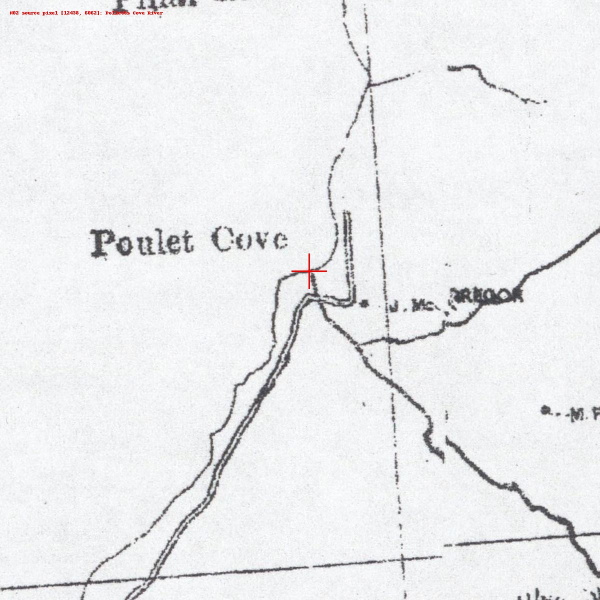
#> input picture reports/church/physical-review-20260912/N02-source-review.jpg, 1200 x 1200 px (shown at 1/2 size)
$ python -i detect_lattice.py   (imports and definitions only)
#> lines starting #> are read from the running program, lines starting #| are printed output that depends on the picture
"""Detect the long, regular engraved graticule rules in a Fletcher scan."""

from __future__ import annotations

import argparse
import json
import pathlib


# [68 lines left out: functions cluster_candidates, select_regular_positions, not called in this run]


def detect(source: pathlib.Path, scale: float = 0.25) -> dict:
#> called with scale = 0.25
    import cv2
    import numpy as np

    image = cv2.imread(str(source), cv2.IMREAD_GRAYSCALE)
#> image: shape (1200, 1200); min 48, max 255, mean 236.8
    if image is None:
        raise ValueError(f"could not read {source}")
    reduced = cv2.resize(image, None, fx=scale, fy=scale)
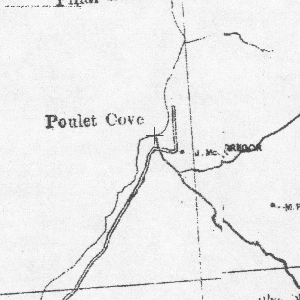
#> reduced: shape (300, 300); min 61, max 255, mean 236.9
    height, width = reduced.shape
#> height = 300; width = 300
    edges = cv2.Canny(reduced, 50, 120)
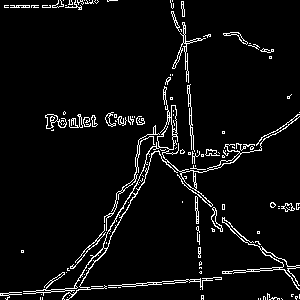
#> edges: shape (300, 300); 5% white in thin lines or dots
    lines = cv2.HoughLinesP(
        edges,
        1,
        np.pi / 1800,
        threshold=250,
        minLineLength=min(width, height) // 2,
        maxLineGap=80,
    )
#> lines = None
    if lines is None:
#> (the run stopped early here; a loop or call above may not have finished)

$ run again, on reports/church/physical-review-20260912/N04-source-review.jpg
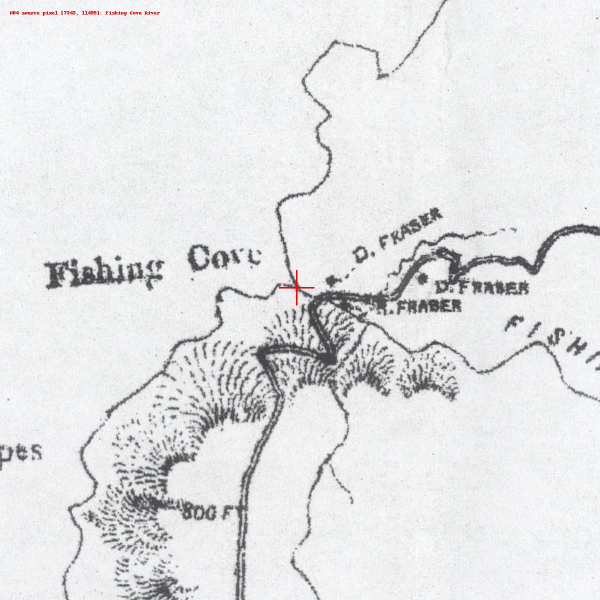
#> input picture reports/church/physical-review-20260912/N04-source-review.jpg, 1200 x 1200 px (shown at 1/2 size)
#> in detect, `reduced = cv2.resize(image, None, fx=scale, fy=scale)`:
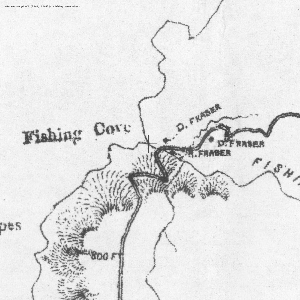
#> reduced: shape (300, 300); min 61, max 254, mean 228.4
#> in detect, `edges = cv2.Canny(reduced, 50, 120)`:
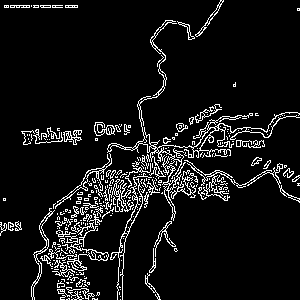
#> edges: shape (300, 300); 8.1% white in thin lines or dots
#> lines = None

$ run again, on reports/church/physical-review-20260912/N02-reference-review.jpg
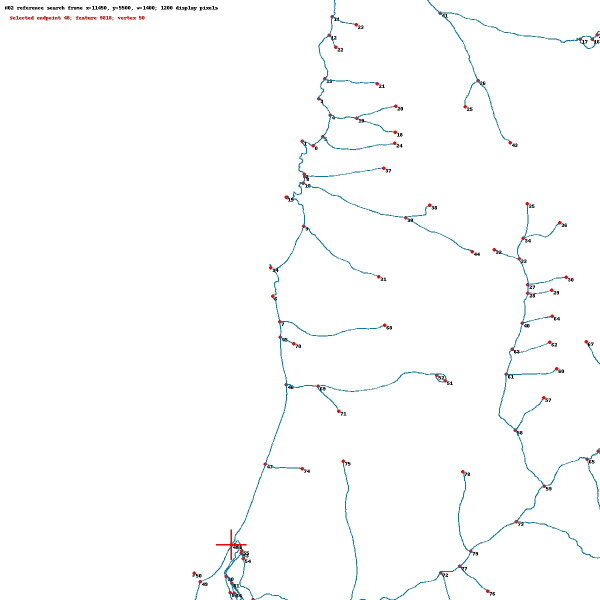
#> input picture reports/church/physical-review-20260912/N02-reference-review.jpg, 1200 x 1200 px (shown at 1/2 size)
#> in detect, `reduced = cv2.resize(image, None, fx=scale, fy=scale)`:
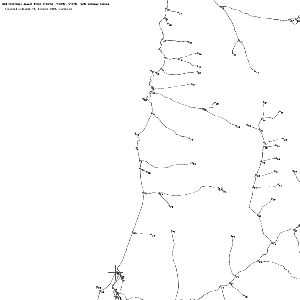
#> reduced: shape (300, 300); min 0, max 255, mean 252.1
#> in detect, `edges = cv2.Canny(reduced, 50, 120)`:
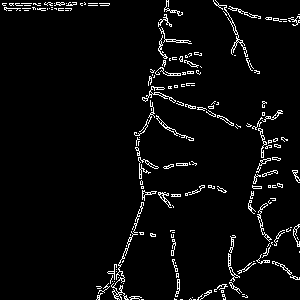
#> edges: shape (300, 300); 4.2% white in thin lines or dots
#> lines = None

$ run again, on reports/church/physical-review-20260912/N03-reference-review.jpg
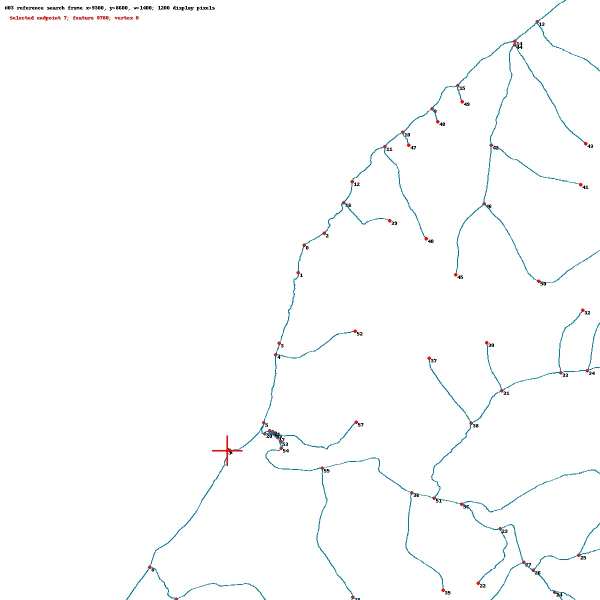
#> input picture reports/church/physical-review-20260912/N03-reference-review.jpg, 1200 x 1200 px (shown at 1/2 size)
#> in detect, `reduced = cv2.resize(image, None, fx=scale, fy=scale)`:
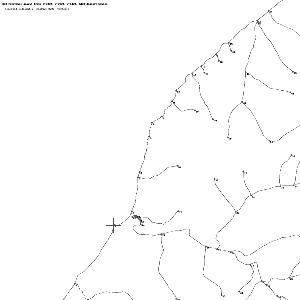
#> reduced: shape (300, 300); min 0, max 255, mean 252.4
#> in detect, `edges = cv2.Canny(reduced, 50, 120)`:
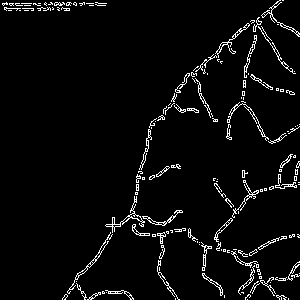
#> edges: shape (300, 300); 4.2% white in thin lines or dots
#> lines = None
